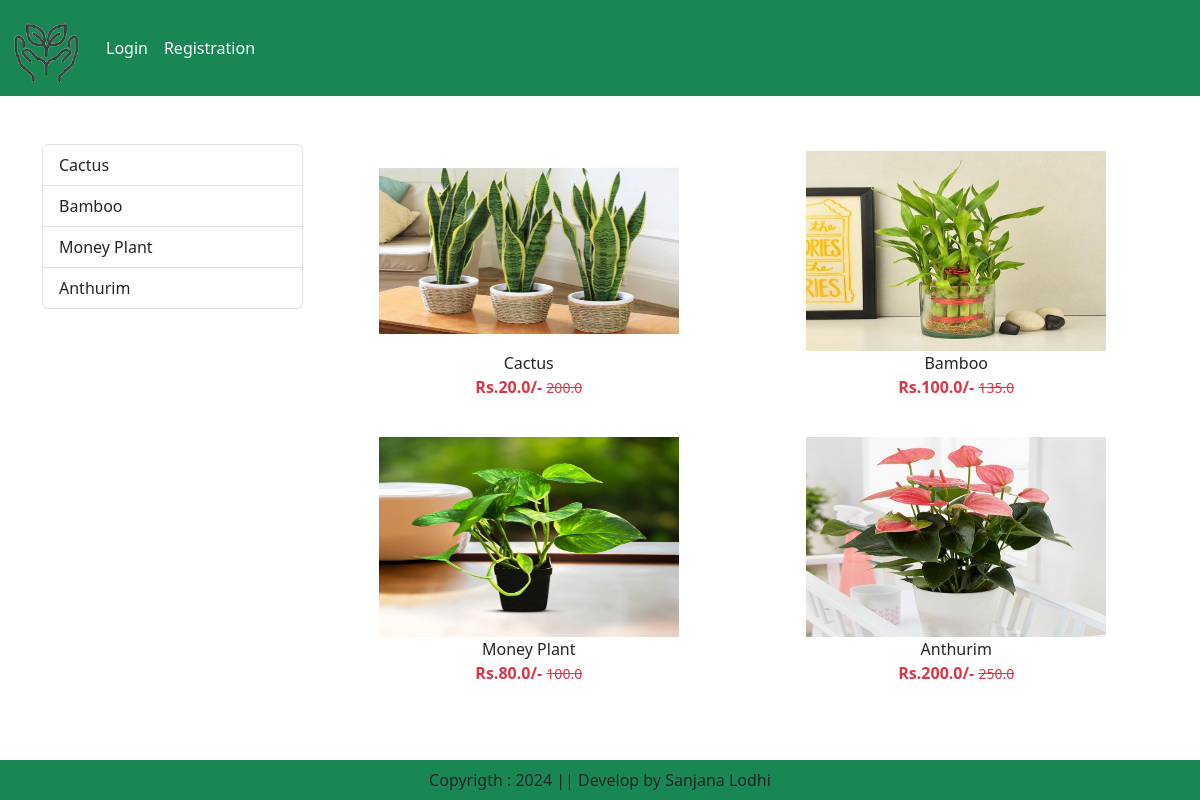
The app's page /category/DP with its own data.
### Home_App/models.py (models this page shows, shortened)
class Product(models.Model):
    title=models.CharField(max_length=100)
    selling_price=models.FloatField()
    discount_price=models.FloatField()
    category=models.CharField(choices=CATEGORY_CHOICES,max_length=9)
    product_image = models.ImageField(upload_to='product')

### Home_App/views.py (the view)
# urls.py: path('category/<slug:val>',views.CategoryView.as_view(),name="category"),
class CategoryView(View):
    def get(self,request,val):
        product=Product.objects.filter(category=val)
        title=Product.objects.filter(category=val).values('title')
        return render(request,'category.html',locals())

### Home_App/templates/category.html (shortened to what this page needs)
{% extends 'base.html' %}
{% load static %}
{% block main-content %}
    <div class="container my-5">
        <div class="row">
            <div class="col-sm-3">
                <div class="list-group">
                    {% for val in title %}
                        <a href="{% url 'category-title' val.title %}" class="list-group-item list-group-item-action"
                        aria-current="true">{{val.title}}</a>
                    {% endfor %}
                </div>
            </div>
            <div class="col-sm-9">
                <div class="row">
                    {% for prod in product  %}
                        <div class="col text-center mb-4">
                            <a href="{% url 'product-detail' prod.id %}" class="btn">
                            <div>
                                <img src="{{prod.product_image.url}}" width="300px" height="200px "/>
                                <div class="fw=bold">{{prod.title}}</div>
                                <div class="fw-bold text-danger">
                                    Rs.{{prod.discount_price}}/-
                                    <small class="fw-light text-decoration-line-through">
                                    {{prod.selling_price}}</small>
                                </div>
                            </div>
                            </a>
                        </div>
                    {% endfor %}
                </div>
            </div>
        </div>
    </div>
{% endblock main-content %}

### records on screen
Product: product_image (picture), title "Cactus", discount_price "20.0", selling_price "200.0"
Product: product_image (picture), title "Bamboo", discount_price "100.0", selling_price "135.0"
Product: product_image (picture), title "Money Plant", discount_price "80.0", selling_price "100.0"
Product: product_image (picture), title "Anthurim", discount_price "200.0", selling_price "250.0"

### other values on screen
{{ val.title }} "Cactus" "Bamboo" "Money Plant" "Anthurim"
